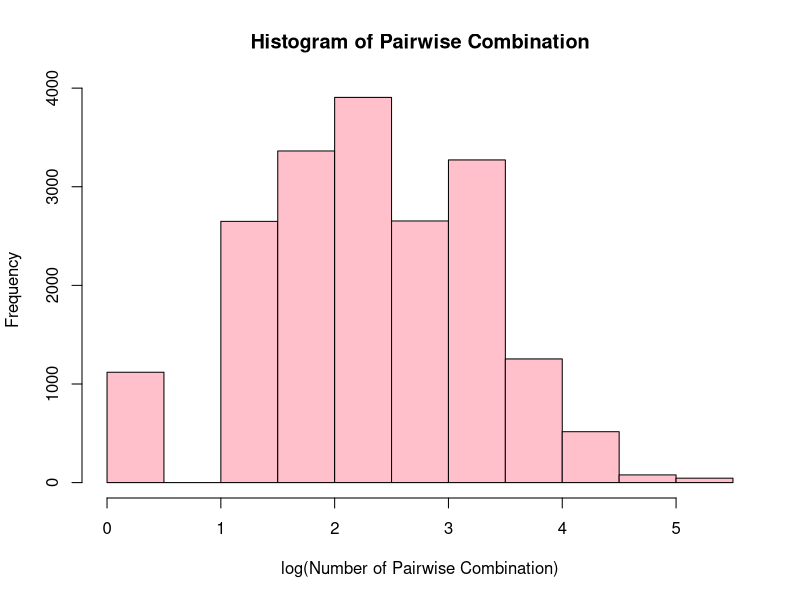
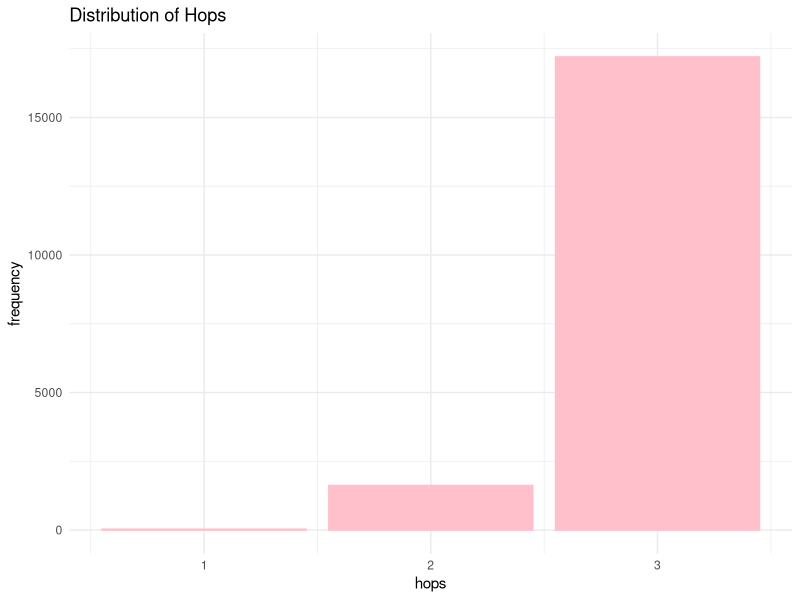
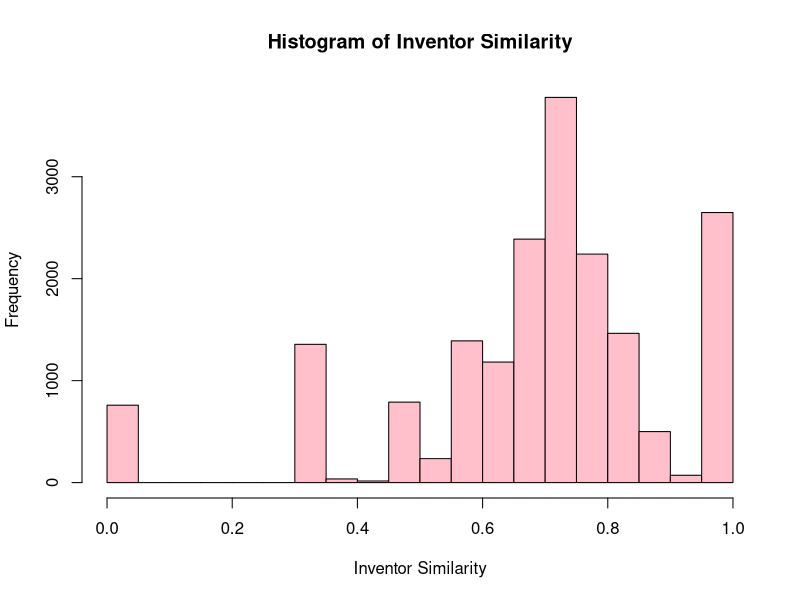
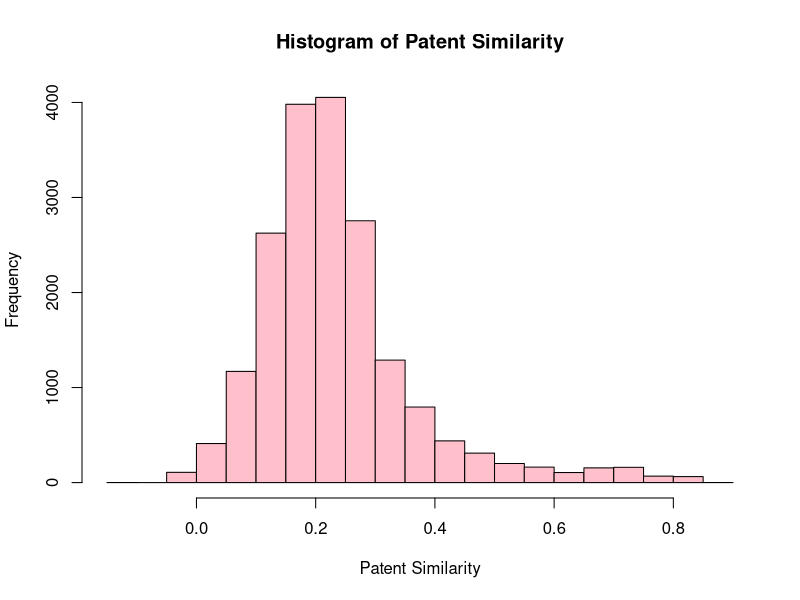
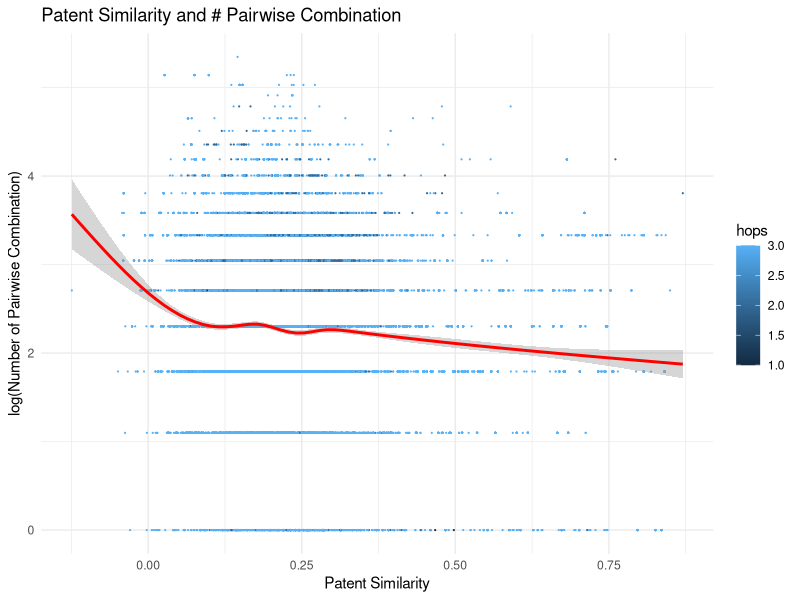
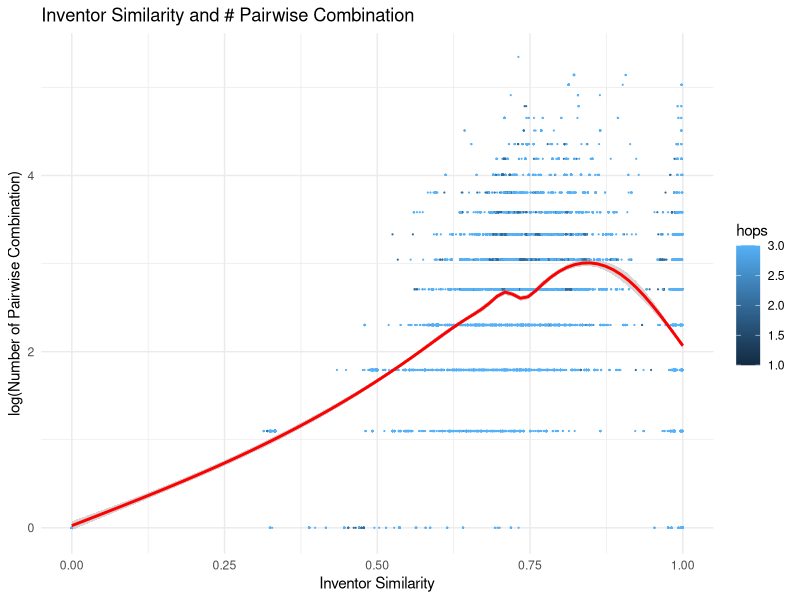
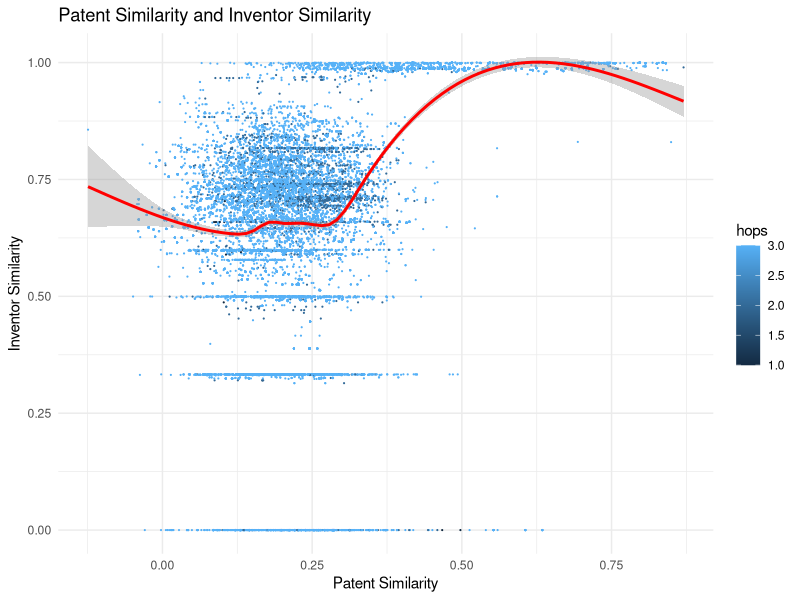
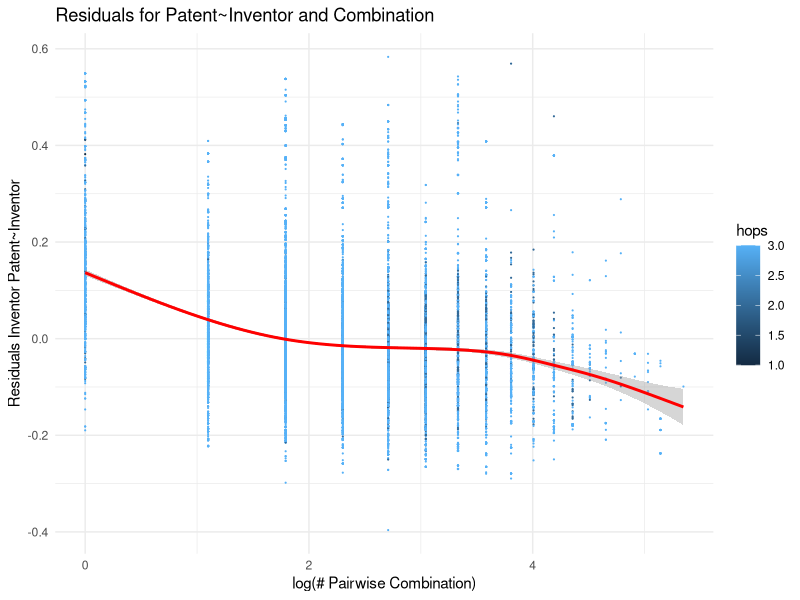

Recreate these plots in R, in order.
library(tidyverse)

df <- read_csv("interpatent.csv")

# Log transformation of "combination"
df['combination'] <- lapply(df['combination'], log)

# Histogram of log(Combination)
hist(df$combination, 
     xlab="log(Number of Pairwise Combination)",
     col="pink",
     main="Histogram of Pairwise Combination")

# Create bar graph of frequency for each hop
bar <- df %>%
  mutate(count = 1) %>%
  group_by(hops) %>%
  summarize(freq = sum(count))

ggplot(data = bar, aes(x=hops,y=freq)) +
  geom_bar(stat='identity', col='pink', fill='pink') +
  theme_minimal() +
  ylab("frequency") +
  ggtitle("Distribution of Hops")

# Histogram of Inventor Similarity
hist(df$inventor_sim,
     xlab="Inventor Similarity",
     main="Histogram of Inventor Similarity",
     col='pink')

# Histogram of Patent Similarity
hist(df$similarity,
     xlab="Patent Similarity",
     main="Histogram of Patent Similarity",
     col='pink')

# lm and plot for values 
lmod <- lm(similarity ~ inventor_sim, df)
summary(lmod)

lmod2 <- lm(similarity ~ combination, df)
summary(lmod2)

lmod3 <- lm(inventor_sim ~ combination, df)
summary(lmod3)

lmod4 <- lm(similarity ~ combination + inventor_sim, df)
summary(lmod4)

df["lmod_residuals"] <- lmod$residuals

lmod5 <- lm(lmod_residuals ~ combination, df)
summary(lmod5)

lmod6 <- lm(inventor_sim ~ hops, df)
summary(lmod6)

ggplot(data = df, aes(x=similarity, y=combination, color=hops)) + 
  geom_point(size=0.1) + 
  geom_smooth(col='red') + 
  theme_minimal() +
  xlab("Patent Similarity") + 
  ylab("log(Number of Pairwise Combination)") + 
  ggtitle("Patent Similarity and # Pairwise Combination")

ggplot(data = df, aes(x=inventor_sim, y=combination, color=hops)) + 
  geom_point(size=0.1) + 
  geom_smooth(col='red') + 
  theme_minimal() +
  xlab("Inventor Similarity") + 
  ylab("log(Number of Pairwise Combination)") + 
  ggtitle("Inventor Similarity and # Pairwise Combination")

ggplot(data = df, aes(x=similarity, y=inventor_sim, color=hops)) + 
  geom_point(size=0.1) + 
  geom_smooth(col='red') + 
  theme_minimal() +
  xlab("Patent Similarity") + 
  ylab("Inventor Similarity") + 
  ggtitle("Patent Similarity and Inventor Similarity")

ggplot(data = df, aes(x=combination, y=lmod_residuals, color=hops)) + 
  geom_point(size=0.1) + 
  geom_smooth(col='red') + 
  theme_minimal() +
  xlab("log(# Pairwise Combination)") + 
  ylab("Residuals Inventor Patent~Inventor") + 
  ggtitle("Residuals for Patent~Inventor and Combination")
